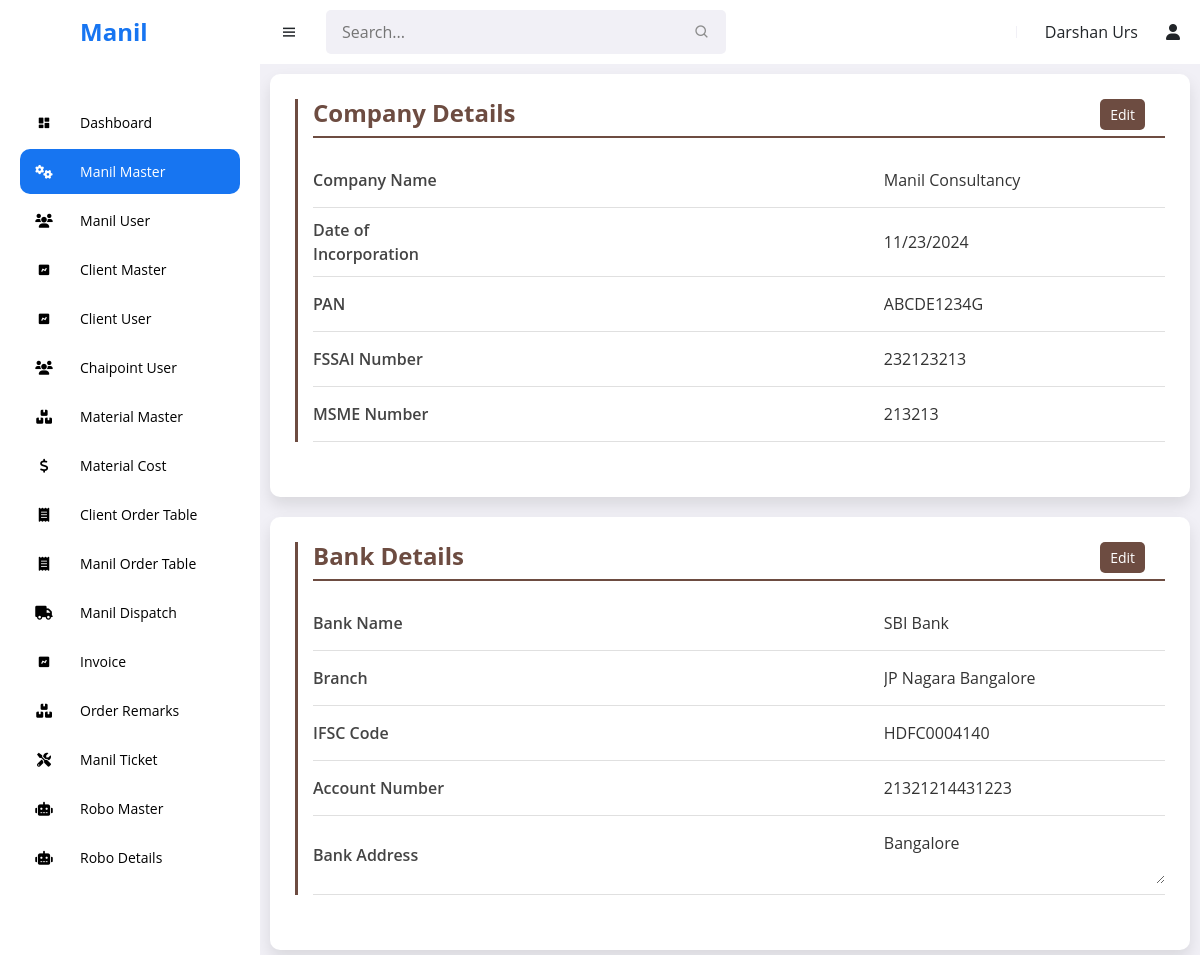
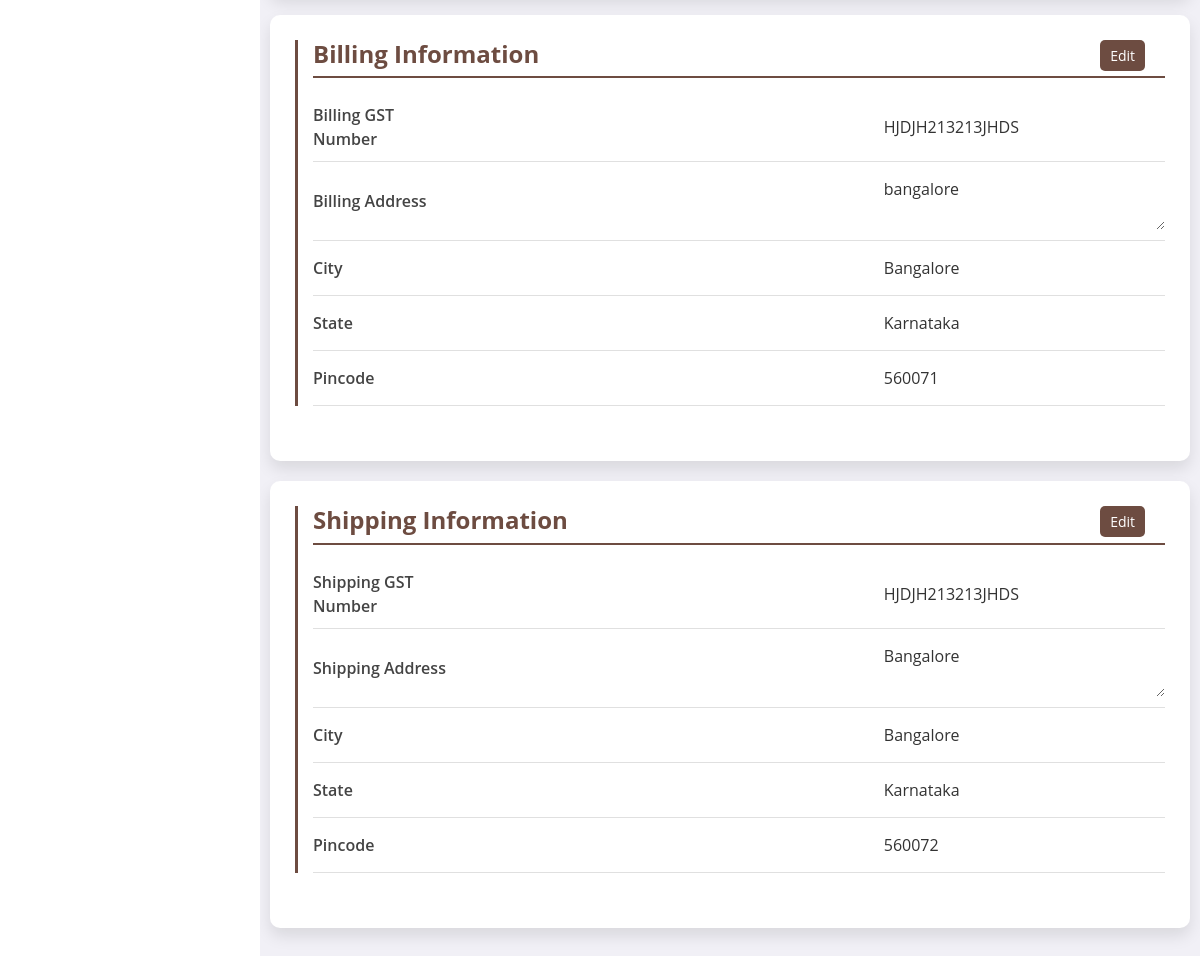
Screenshot of /manil/manil_master (signed in) with the database file from the repository (2 pictures, top to bottom).
### manil_app/models.py (models this page shows, shortened)
class Manil_User(models.Model):
    user_id = models.CharField(max_length=100, unique=True)
    first_name = models.CharField(max_length=30, null=True)
    last_name = models.CharField(max_length=30, null=True)
    email_id = models.EmailField(null=True)
    phone_number = models.CharField(max_length=30, null=True)
    password = models.CharField(max_length=355)
    role = models.CharField(max_length=50)
    creation_date = models.DateTimeField()
    created_by = models.CharField(max_length=100)
    deletion_date = models.DateTimeField(blank=True, null=True)
    deleted_by = models.CharField(max_length=100, blank=True, null=True)
    pwd_date = models.DateTimeField(null=True)
    reg_status = models.BooleanField(default=0)
    upadated_date = models.DateTimeField(blank=True, null=True)
    updated_by = models.CharField(max_length=100,blank=True,null=True)

class Manil_db(models.Model):
    company_name = models.CharField(max_length=255)
    date_of_incorporation = models.DateField()
    pan = models.CharField(max_length=50, unique=True)
    fssai_number = models.CharField(max_length=50, blank=True, null=True)
    msme_number = models.CharField(max_length=50, blank=True, null=True)
    bank_name = models.CharField(max_length=100)
    branch = models.CharField(max_length=100)
    ifsc = models.CharField(max_length=50)
    account_number = models.CharField(max_length=50)
    bank_address = models.TextField()
    billing_gst_number = models.CharField(max_length=50, unique=True)
    billing_address = models.TextField()
    billing_city = models.CharField(max_length=50, null=True)
    billing_state = models.CharField(max_length=50, null=True)
    billing_pin = models.BigIntegerField(null=True)
    shipping_gst_number = models.CharField(max_length=50, unique=True)
    shipping_address = models.TextField()
    shipping_city = models.CharField(max_length=50, null=True)
    shipping_state = models.CharField(max_length=50, null=True)
    shipping_pin = models.BigIntegerField(null=True)

### manil_app/views.py (the view, shortened to what this page needs)
# urls.py: path('manil_master', manil_master, name='manil_master'),
def manil_master(request):
    user_id = request.session.get('user_id')
    data = Manil_User.objects.get(user_id = user_id)
    C_data = Manil_db.objects.first()
    return render (request, 'manil_temp/manil_master.html', {'data':data, 'C_data':C_data})

### templates/manil_temp/manil_master.html (shortened to what this page needs)
{% extends "manil_temp/base.html" %}
{% load static %}
{% block styles %}
    <link rel="stylesheet" href="{% static 'manil/css/manil_master.css' %}">
{% endblock styles %}
{% block content %}
<div class="profile-container">
  <div class="profile-section">
    <h2 class="section-heading">Company Details</h2>
    <form action="" method="post" id="form1">
      <div class="profile-item">
        <div class="profile-item-title">Company Name</div>
        <input type="text" class="editable-input" name="company_name" id="company_name" placeholder="" value="{{C_data.company_name}}" readonly>
      </div>
      <div class="profile-item">
        <div class="profile-item-title">Date of Incorporation</div>
        <input type="date" class="editable-input" name="date_of_incorporation" id="date_of_incorporation" value="{{C_data.date_of_incorporation|date:'Y-m-d'}}" readonly>
      </div>
      <div class="profile-item">
        <div class="profile-item-title">PAN</div>
        <input type="text" class="editable-input" name="pan" id="pan" value="{{C_data.pan}}" readonly>
      </div>
      <div class="profile-item">
        <div class="profile-item-title">FSSAI Number</div>
        <input type="number" class="editable-input" name="fssai_number" id="fssai_number" value="{{C_data.fssai_number}}" readonly>
      </div>
      <div class="profile-item">
        <div class="profile-item-title">MSME Number</div>
        <input type="number" class="editable-input" name="msme_number" id="msme_number" value="{{C_data.msme_number}}" readonly>
      </div>
      <button class="edit-btn" type="button" id="edit_1" onclick="enable_form1()">Edit</button>
    </form>
  </div>
</div>
  <div class="profile-container">
    <div class="profile-section">
      <h2 class="section-heading">Bank Details</h2>
      <form action="" method="post" id="form2">
        <div class="profile-item">
          <div class="profile-item-title">Bank Name</div>
          <input type="text" class="editable-input" name="bank_name" id="bank_name" value="{{C_data.bank_name}}" readonly>
        </div>
        <div class="profile-item">
          <div class="profile-item-title">Branch</div>
          <input type="text" class="editable-input" name="branch" id="branch" value="{{C_data.branch}}" readonly>
        </div>
        <div class="profile-item">
          <div class="profile-item-title">IFSC Code</div>
          <input type="text" class="editable-input" name="ifsc" id="ifsc" value="{{C_data.ifsc}}" readonly>
        </div>
        <div class="profile-item">
          <div class="profile-item-title">Account Number</div>
          <input type="number" class="editable-input" name="account_number" id="account_number" value="{{C_data.account_number}}" readonly>
        </div>
        <div class="profile-item">
          <div class="profile-item-title">Bank Address</div>
          <textarea class="editable-input" name="bank_address" id="bank_address"  readonly>{{C_data.bank_address}}</textarea>
        </div>
        <button class="edit-btn" type="button" id="edit_2" onclick="enable_form2()">Edit</button>
      </form>
    </div>
  </div>
  <div class="profile-container">
    <div class="profile-section">
      <h2 class="section-heading">Billing Information</h2>
      <form action="" method="post" id="form3">
        <div class="profile-item">
          <div class="profile-item-title">Billing GST Number</div>
          <input type="text" class="editable-input" name="billing_gst_number" id="billing_gst_number" value="{{C_data.billing_gst_number}}" readonly>
        </div>
        <div class="profile-item">
          <div class="profile-item-title">Billing Address</div>
          <textarea class="editable-input" name="billing_address" id="billing_address"  readonly>{{C_data.billing_address}}</textarea>
        </div>
        <div class="profile-item">
          <div class="profile-item-title">City</div>
          <input type="text" class="editable-input" name="billing_city" id="billing_city" value="{{C_data.billing_city}}" readonly>
        </div>
        <div class="profile-item">
          <div class="profile-item-title">State</div>
          <input type="text" class="editable-input" name="billing_state" id="billing_state" value="{{C_data.billing_state}}" readonly>
        </div>
        <div class="profile-item">
          <div class="profile-item-title">Pincode</div>
          <input type="number" class="editable-input" name="billing_pin" id="billing_pin" value="{{C_data.billing_pin}}" readonly>
        </div>
        <button class="edit-btn" type="button" id="edit_3" onclick="enable_form3()">Edit</button>
      </form>
    </div>
  </div>
  <div class="profile-container">
    <div class="profile-section">
      <h2 class="section-heading">Shipping Information</h2>
      <form action="" method="post" id="form4">
        <div class="profile-item">
            <div class="profile-item-title">Shipping GST Number</div>
            <input type="text" class="editable-input" name="shipping_gst_number" id="shipping_gst_number" value="{{C_data.shipping_gst_number}}" readonly>
        </div>
        <div class="profile-item">
          <div class="profile-item-title">Shipping Address</div>
          <textarea class="editable-input" name="shipping_address" id="shipping_address"   readonly>{{C_data.shipping_address}}</textarea>
        </div>
        <div class="profile-item">
          <div class="profile-item-title">City</div>
          <input type="text" class="editable-input" name="shipping_city" id="shipping_city" value="{{C_data.shipping_city}}" readonly>
        </div>
        <div class="profile-item">
          <div class="profile-item-title">State</div>
          <input type="text" class="editable-input" name="shipping_state" id="shipping_state" value="{{C_data.shipping_state}}" readonly>
        </div>
        <div class="profile-item">
          <div class="profile-item-title">Pincode</div>
          <input type="number" class="editable-input" name="shipping_pin" id="shipping_pin" value="{{C_data.shipping_pin}}" readonly>
        </div>
        <button class="edit-btn" type="button" id="edit_4" onclick="enable_form4()">Edit</button>
      </form>
    </div>
  </div>
{% endblock content %}

### templates/manil_temp/base.html (shortened to what this page needs)
{% load static %}
<!DOCTYPE html>
<html lang="en">
<head>
    <link href='https://unpkg.com/boxicons@2.1.4/css/boxicons.min.css' rel='stylesheet'>
    <link rel="stylesheet" href="https://cdnjs.cloudflare.com/ajax/libs/font-awesome/6.0.0-beta3/css/all.min.css">
    <link rel="stylesheet" href="https://cdnjs.cloudflare.com/ajax/libs/font-awesome/6.0.0/css/all.min.css">
    <link href="https://cdn.jsdelivr.net/npm/bootstrap@5.3.0/dist/css/bootstrap.min.css" rel="stylesheet">
    <link rel="stylesheet" href="https://cdnjs.cloudflare.com/ajax/libs/font-awesome/6.0.0-beta3/css/all.min.css">
    <link rel="stylesheet" type="text/css" href="https://cdn.datatables.net/1.11.5/css/jquery.dataTables.min.css">
    <link rel="stylesheet" href="{% static 'messages.css' %}">
    {% block styles %}
    {% endblock %}
</head>
<body>
    <section id="sidebar" class="toggle_hide">
        <a href="#" class="brand" style="padding-left: 80px;">Manil  </a>
        <ul class="side-menu">
            <li><a href="{% url 'manil_dashboard'  %}"><i class='bx bxs-dashboard icon' class="active"></i>Dashboard</a></li>
            <li><a href="{% url 'manil_master' %}"><i class='fas fa-cogs icon'></i> Manil Master</a></li>
            <li><a href="{% url 'manil_user' %}"><i class="fas fa-users icon"></i> Manil User</a></li>
            <li><a href="{% url 'Client_master' %}"><i class='bx bxs-chart icon'></i> Client Master</a></li>
            <li><a href="{% url 'cust_user_master' %}"><i class='bx bxs-chart icon'></i> Client User</a></li>
            <li><a href="{% url 'chaipoint_user' %}"><i class="fas fa-users icon"></i> Chaipoint User</a></li>
            <li><a href="{% url 'material_master' %}"><i class="fas fa-boxes icon"></i> Material Master</a></li>
            <li><a href="{% url 'material_cost' %}"><i class="fas fa-dollar-sign icon"></i> Material Cost</a></li>
            <li><a href="{% url 'client_order_' %}"><i class="fas fa-receipt icon"></i> Client Order Table</a></li>
            <li><a href="{% url 'manil_order_' %}"><i class="fas fa-receipt icon"></i> Manil Order Table</a></li>
            <li><a href="{% url 'manil_dispatch' %}"><i class='fas fa-truck icon'></i>Manil Dispatch</a></li>
            <li><a href="{% url 'm_invoice_table' %}"><i class='bx bxs-chart icon'></i>Invoice</a></li>
            <li><a href="{% url 'order_remarks' %}"><i class='fas fa-boxes icon'></i>Order Remarks</a></li>
            <li><a href="{% url 'manil_ticket' %}"><i class="fas fa-tools icon"></i> Manil Ticket</a></li>
            <li><a href="{% url 'robo_master' %}"><i class="fas fa-robot icon"></i> Robo Master</a></li>
            <li><a href="{% url 'robo_details' %}"><i class="fas fa-robot icon"></i> Robo Details</a></li>
        </ul>
    </section>
    <section id="content">
        <nav>
            <i class='bx bx-menu toggle-sidebar'></i>
            <form action="#" class="nav_searchbar">
                <div class=" searchbar_group">
                    <input type="text" name="searchbar" id="searchbar" placeholder="Search...">
                    <i class='bx bx-search icon'></i>
                </div>
            </form>
            <div class="profile_name">
                {{data.first_name}} {{data.last_name}}
            </div>
            <div class="profile">
                <i class="fa fa-user"  aria-hidden="true"></i>
            </div>
        </nav>
        <main>
            {% block content %}
            {% endblock %}
        </main>
    </section>
</body>
</html>

### static/manil/css/manil_master.css (style rules this page uses)
.profile-container { max-width: 100%; padding: 25px; background-color: white; box-shadow: 0px 8px 16px rgba(0, 0, 0, 0.1); border-radius: 10px; margin-bottom: 20px; }
.section-heading { font-size: 24px; font-weight: bolder; margin-bottom: 15px; font-weight: 700; color: #6d4c41; border-bottom: 2px solid #6d4c41; padding-bottom: 8px; opacity: 0; transform: translateY(20px); animation: fadeInUp 0.8s ease forwards; }
.profile-section { margin-bottom: 30px; padding-left: 15px; border-left: 3px solid #6d4c41; opacity: 0; transform: translateY(20px); animation: fadeInUp 1s ease forwards; }
.profile-item { display: flex; justify-content: space-between; align-items: center; padding: 10px 0; border-bottom: 1px solid #e0e0e0; }
.profile-item-title { font-weight: 600; color: #444; font-size: 16px; width: 50%; }
.editable-input { border: none; background-color: transparent; font-size: 16px; width: 100%; color: #333; padding: 5px; margin-left: 50%; white-space: normal; word-wrap: break-word; word-break: break-word; overflow-wrap: break-word; }
.edit-btn, .save-btn { background-color: #6d4c41; color: white; border: none; padding: 5px 10px; cursor: pointer; border-radius: 5px; font-size: 14px; position: absolute; top: 0; right: 20px; }

### templates/manil_temp/base.html (style rules this page uses)
* { font-family: 'Open Sans', sans-serif; margin: 0; padding: 0; box-sizing: border-box; }
a { cursor: pointer; }
:root { --grey: #F1F0F6; --dark-grey: #8D8D8D; --light: #fff; --dark: #000; --green: #81D43A; --light-green: #E3FFCB; --blue: #1775F1; --light-blue: #D0E4FF; --dark-blue: #0C5FCD; --red: #FC3B56; }
body { background-color: var(--grey); }
a { text-decoration: none; }
li { list-style: none; }
#sidebar { position: fixed; max-width: 260px; width: 100%; background: var(--light); top: 0; left: 0; height: 100%; overflow-y: auto; scrollbar-width: none; transition: all 0.3s ease; z-index: 200; }
#sidebar .brand { font-size: 24px; display: flex; align-items: center; height: 64px; font-weight: 700; color: var(--blue); position: sticky; top: 0; left: 0; z-index: 100; background: var(--light); transition: all 0.3s ease; padding: 0 6px; }
#sidebar .icon { min-width: 48px; display: flex; justify-content: center; align-items: center; margin-right: 6px; }
#sidebar .side-menu { margin: 36px 0; padding: 0 20px; transition: all 0.3s ease; }
#sidebar .side-menu a { display: flex; align-items: center; font-size: 14px; color: var(--dark); padding: 12px 16px 12px 0; transition: all 0.3s ease; border-radius: 10px; margin: 4px 0; white-space: nowrap; gap: 6px; }
#sidebar .side-menu>li>a.active, #sidebar .side-menu>li>a.active:hover { background: var(--blue); color: var(--light); }
#content { position: relative; width: calc(100% - 260px); left: 260px; transition: all .3s ease; }
nav { background: var(--light); height: 64px; padding: 0 20px; display: flex; align-items: center; gap: 28px; position: sticky; top: 0; left: 0; z-index: 100; }
nav .toggle-sidebar { font-size: 18px; cursor: pointer; }
nav .nav_searchbar { max-width: 400px; width: 100%; margin-right: auto; }
nav .searchbar_group { position: relative; }
nav .searchbar_group input { width: 100%; background: var(--grey); border-radius: 5px; border: none; outline: none; padding: 10px 36px 10px 16px; transition: all 0.3s ease; }
nav .searchbar_group .icon { position: absolute; top: 50%; transform: translateY(-50%); right: 16px; color: var(--dark-grey); }
nav .profile { position: relative; }
main { width: 100%; padding: 10px; }

### rows the page displays
Manil_User: first_name "Darshan", last_name "Urs"
Manil_db: company_name "Manil Consultancy", date_of_incorporation "11/23/2024", pan "ABCDE1234G", fssai_number "232123213", msme_number "213213", bank_name "SBI Bank", branch "JP Nagara Bangalore", ifsc "HDFC0004140", account_number "21321214431223", bank_address "Bangalore", billing_gst_number "HJDJH213213JHDS", billing_address "bangalore", billing_city "Bangalore", billing_state "Karnataka", billing_pin "560071", shipping_gst_number "HJDJH213213JHDS", shipping_address "Bangalore", shipping_city "Bangalore", shipping_state "Karnataka", shipping_pin "560072"
